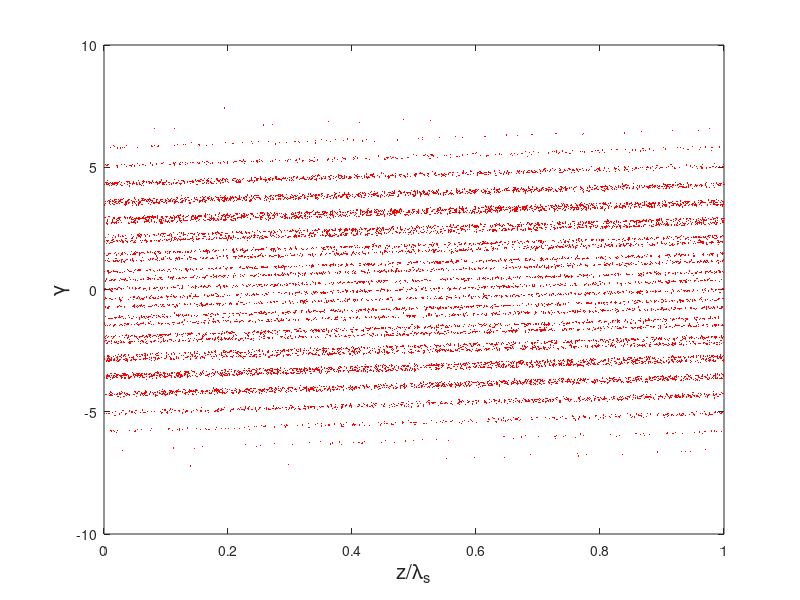
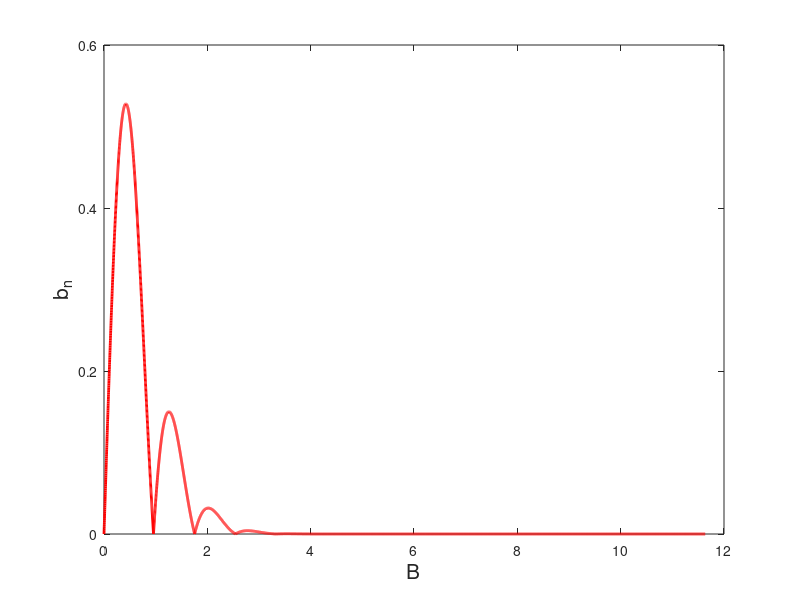

These charts were generated, in order, by the following MATLAB code:
clc;
clear all;

np = 16000;
gamma = 3053;
sigma = 5e-5;
delgam = sigma*gamma;
lambda = 270e-9;

p_pure = randn(1,np);
z_pure = rand(1,np)*lambda;
A = 4;

p_pure = p_pure + A*sin(2*pi*z_pure/lambda);
z_pure =  z_pure + 0.0072*p_pure*0.005e-2;
z_pure = mod(z_pure,lambda)/lambda;

figure,plot(z_pure,p_pure,'r.','markersize',0.001);
xlabel('z/\lambda_s','fontsize',15) ; ylabel('\gamma','fontsize',15);

k = 2*pi/lambda;

R56 = linspace(0,1e-2,1e4);
h=[];
b=[];
n = 1;
for i = 1:1:1e4
    B = k*sigma*R56(i);
    bn = abs(besselj(n,-A*B*n)*exp(-0.5*B^2*n^2));
    b = [b,bn];
    h = [h,B];

end
B = 3.2579

bn = abs(besselj(n,-A*B*n)*exp(-0.5*B^2*n^2))
figure,plot(h,b,'r','LineWidth',2);
xlabel('B','fontsize',15) ; ylabel('b_n','fontsize',15);
set(gca,'YTick',[0:0.2:1])
